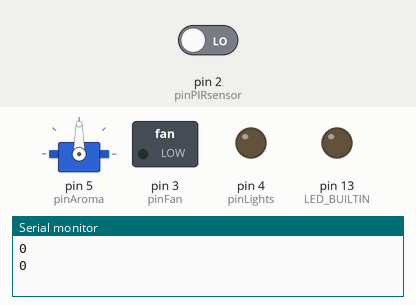
This sketch was run on a simulated Arduino Uno, built with avr-gcc and run on an emulated ATmega328P. Shown: servo, switched loads named in the sketch (green lamp = pin HIGH), output pins drawn as LEDs (lit = HIGH), the last lines printed to the serial monitor. Inputs (shaded band) come from the test bench; at power-on: pin 2 (pinPIRsensor) LOW.

Above: at 10.8 s.
10.9 s: pin 2 (pinPIRsensor) driven HIGH
At 15.3 s:
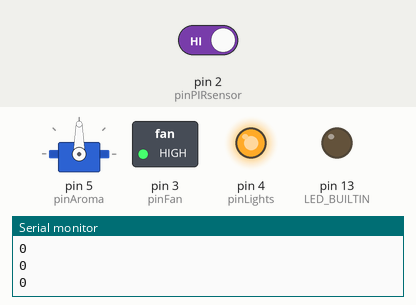
16.9 s: pin 2 (pinPIRsensor) driven LOW
At 20.3 s:
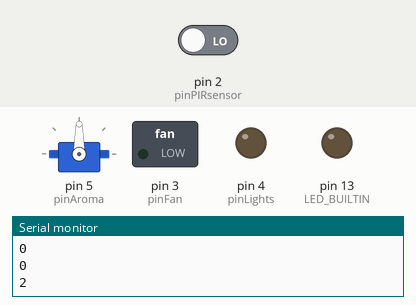
Timing chart, 0 to 21.8 s (numbered marks = the images above; inputs shaded):
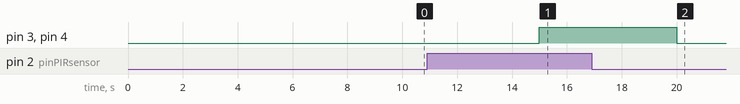

The sketch:

toiletNo2.ino
```cpp
#include <Servo.h>

const int pinPIRsensor = 2;             // Ανίχνευση κίνησης
const int pinFan = 3;                   // Διαχείριση εξαερισμού τουαλέτας
const int pinLights = 4;                // Διαχείριση φωτισμού τουαλέτας
const int pinAroma = 5;                 // Διαχείριση αρωματισμού τουαλέτας

Servo srvAroma;                         // Ορισμός αντικειμένου σερβοκινητήρα

int t = 0;
boolean aroma = false;

void setup () {
  Serial.begin(9600);              // καθορισμός ταχύτητας σειριακής επικοινωνίας

  pinMode(LED_BUILTIN, OUTPUT);
  digitalWrite(LED_BUILTIN, LOW);  // σβήσιμο εσωτερικού led

  srvAroma.attach(pinAroma);       // ενεργοποίηση σερβοκινητήρα

  pinMode (pinPIRsensor, INPUT);
  pinMode (pinFan, OUTPUT);
  pinMode (pinLights, OUTPUT);
  pinMode (pinAroma, OUTPUT);

}

void loop () {
  if (digitalRead(pinPIRsensor) == HIGH) {        // έλεγχος για την είσοδο ατόμου στην τουαλέτα
      digitalWrite(pinLights, HIGH);
      digitalWrite(pinFan, HIGH);
      aroma = true;
      }
  else {
      delay(3000);
      digitalWrite(pinLights, LOW);
      digitalWrite(pinFan, LOW);
      aroma = false;
      t = 0;
      }
  delay(2000);

    if (aroma) {                // έλεγχος για αρωματισμός της τουαλέτας κάθε 120 δευτερόλεπτα
      t += 2;
      if (t == 12) {
      srvAroma.write(40);
      delay(3000);
      srvAroma.write(120);
      delay(3000);
      t = 0;
    }
  }
  Serial.println(t);
}
```

Measured:
- after the input at 10.9 s, pin 3 (pinFan), pin 4 (pinLights): LOW → HIGH after 4.1 s
- after the input at 16.9 s, pin 3 (pinFan), pin 4 (pinLights): HIGH → LOW after 3.1 s; servo on pin 5 (pinAroma): stays 90° (without the input it goes to 40° after 10.1 s)
